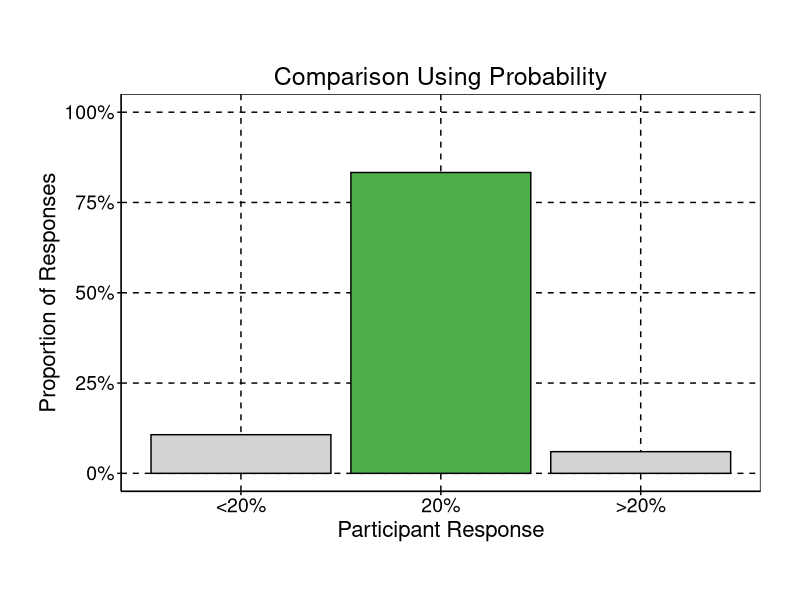
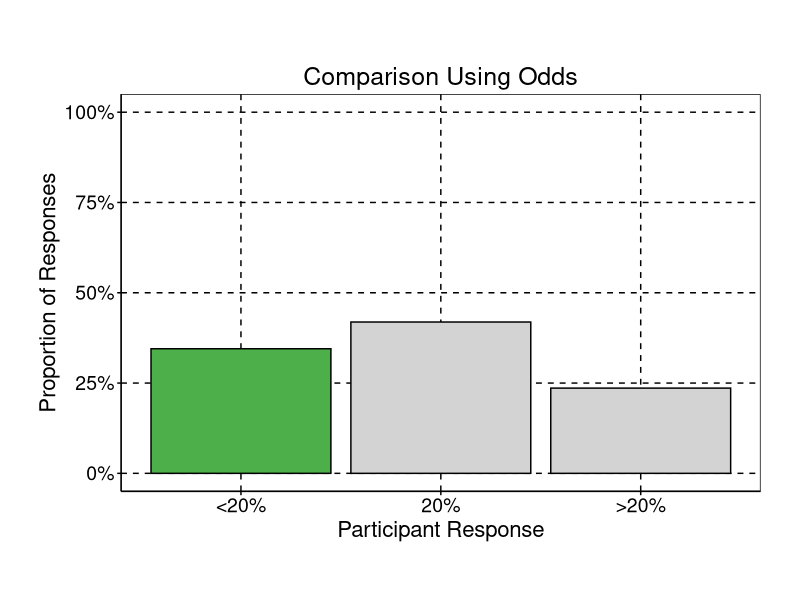
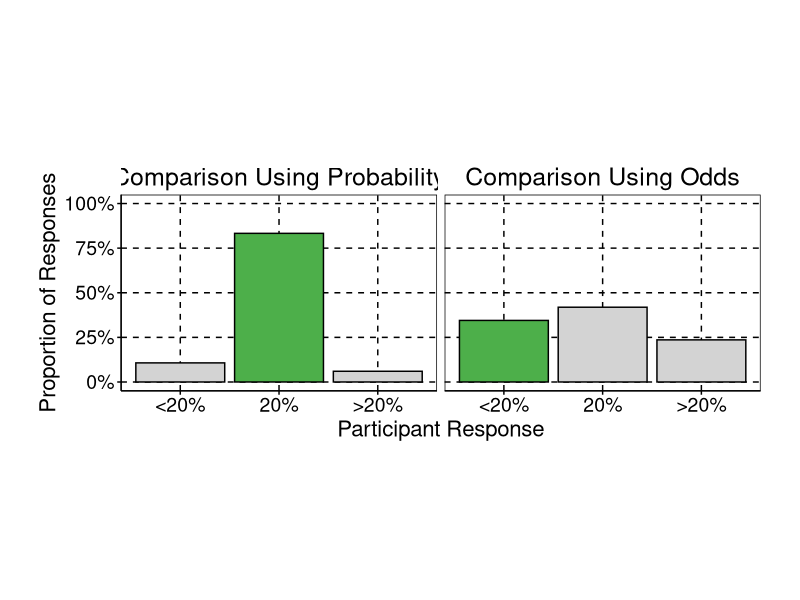
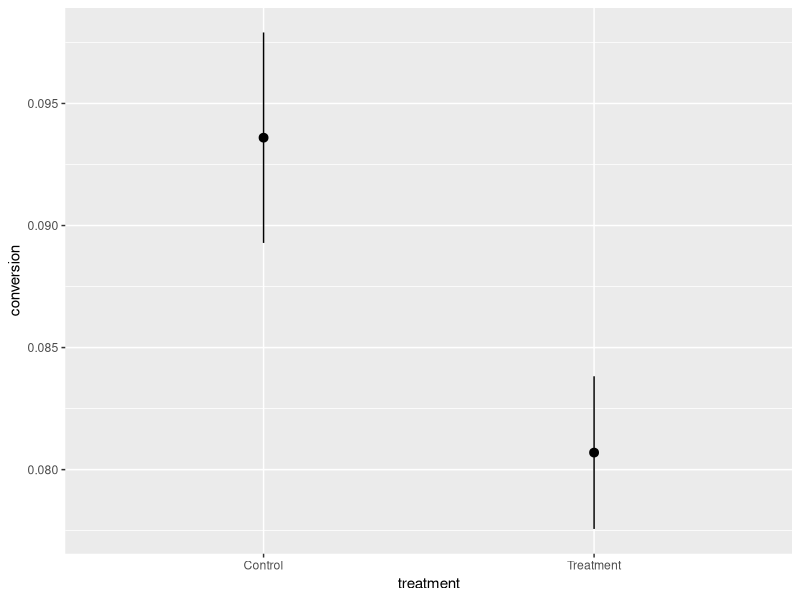
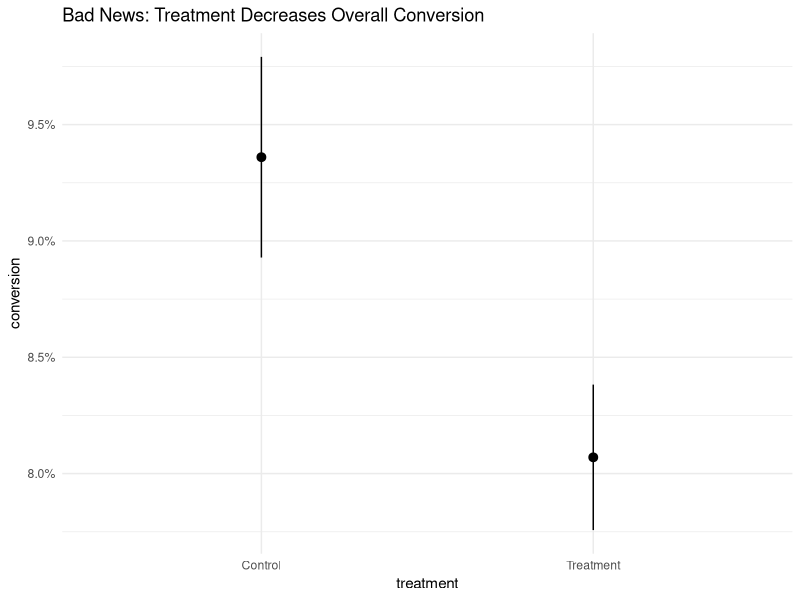
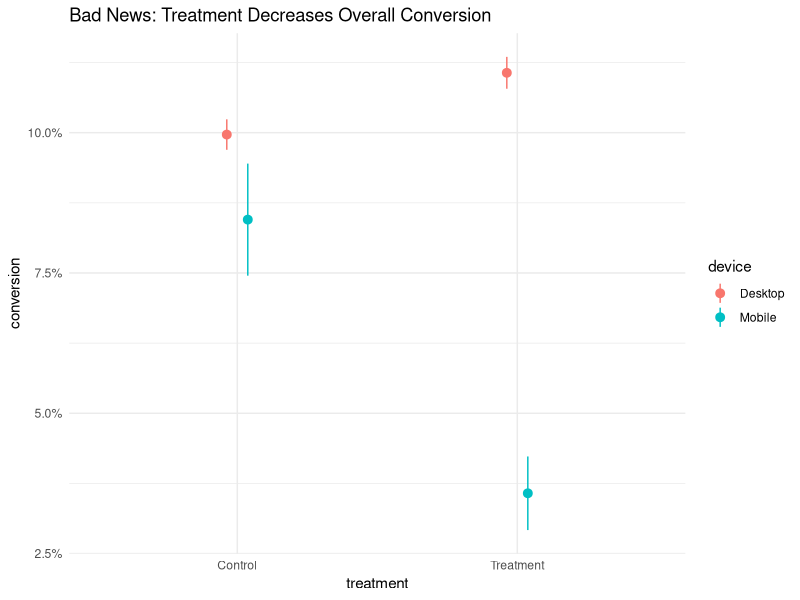

The R source for these figures, in order:
## ---- chunk 1
#| echo: false
#| warning: false
#| message: false

library(tidyverse)
library(marginaleffects)

options(width = 10000)
options(marginaleffects_print_column_names = 10000)
options(marginaleffects_print_type = FALSE)
options(digits = 2)

od <- tibble::tribble(
  ~device,         ~population_weight, ~experiment_weight, ~p_control, ~p_treat,
  "Desktop",         0.6,     0.94,        0.1,     0.11,
  "Mobile",         0.4,    0.06,          0.08,     0.03
)

population_weights <- od %>% 
                      select(device, population_weight, experiment_weight) 


withr::with_seed(1, {
  
experiment_data <- od %>% 
                   sample_n(100000, weight = experiment_weight, replace=T) %>% 
                   group_by(device) %>% 
                   mutate(
                     treatment = sample(c('Treatment','Control'), size = n(), replace=T),
                     p = case_match(treatment, 'Treatment' ~ p_treat, .default = p_control),
                     conversion = rbinom(n(), 1, p)
                   ) %>% 
                   ungroup

})
# 
# a = od %>% summarise_at(vars(starts_with('p_')), ~weighted.mean(., experiment_weight))
# b = od %>% summarise_at(vars(starts_with('p_')), ~weighted.mean(., population_weight))
# 
# bind_rows(a, b) %>%
#   mutate(lift = map2_dbl(p_treat, p_control, lift))
## ---- chunk 2
#| echo: false
polls <- tribble(
  ~'prop', ~'response', ~"prompt", ~"correct", 
  0.107, "<20%", "Probability", 0,
  0.833, "20%", "Probability", 1,
  0.06,  ">20%", "Probability", 0,
  .345, "<20%", "Odds", 1,
  .419, "20%", "Odds", 0,
  .236, ">20%", "Odds", 0
) %>% 
  mutate(
    response = factor(response, levels = c("<20%", "20%", ">20%"), ordered = T),
    prompt = fct_rev(prompt),
    correct = factor(correct)
  ) 

my_labeller <- function(variable,value){
  return(str_c('Comparison Using ', value))
}


polls %>% 
  filter(prompt=='Probability') %>% 
  ggplot(aes(response, prop, fill=correct)) + 
  geom_col(color='black') +
  facet_wrap(~prompt, labeller = my_labeller) + 
  scale_y_continuous(labels = scales::percent) + 
  scale_fill_manual(values = c('light gray', '#4DAF4A')) + 
  labs(x='Participant Response', 
       y = 'Proportion of Responses') + 
  guides(fill='none') + 
  theme(
    aspect.ratio = 1 / 1.61,
    panel.background = element_rect(fill = "transparent", colour = 'black'),
    plot.background = element_rect(fill = "transparent", colour = NA),
    axis.title = element_text(colour = "black", size = 16),
    axis.text = element_text(colour = "black", size = 14),
    axis.ticks = element_line(colour = "black"),
    axis.line = element_line(colour = "black"),
    strip.background = element_rect(fill = "transparent", colour = NA),
    strip.text = element_text(colour = "black", size = 18),
    panel.grid.major = element_line(colour = "black", linetype = "dashed"), # Major grid lines
    panel.grid.minor = element_blank(),
    legend.background = element_rect(fill = "transparent", colour = NA),
    legend.text = element_text(colour = "black"),
    legend.title = element_text(colour = "black"),
    legend.key = element_rect(fill = "transparent", colour = NA),
    title = element_text(color="black"),
    plot.margin=grid::unit(c(1,1,1,1), "cm")
  ) + 
  scale_y_continuous(labels = scales::percent, limits = c(0, 1)) -> p1

p1
## ---- chunk 3
#| echo: false
polls %>% 
  filter(prompt=='Odds') %>% 
  ggplot(aes(response, prop, fill=correct)) + 
  geom_col(color='black') +
  facet_wrap(~prompt, labeller = my_labeller) + 
  scale_fill_manual(values = c('light gray', '#4DAF4A')) + 
  labs(x='Participant Response', 
       y = 'Proportion of Responses') + 
  guides(fill='none') + 
  theme(
    aspect.ratio = 1 / 1.61,
    panel.background = element_rect(fill = "transparent", colour = 'black'),
    plot.background = element_rect(fill = "transparent", colour = NA),
    axis.title = element_text(colour = "black", size = 16),
    axis.text = element_text(colour = "black", size = 14),
    axis.ticks = element_line(colour = "black"),
    axis.line = element_line(colour = "black"),
    strip.background = element_rect(fill = "transparent", colour = NA),
    strip.text = element_text(colour = "black", size = 18),
    panel.grid.major = element_line(colour = "black", linetype = "dashed"), # Major grid lines
    panel.grid.minor = element_blank(),
    legend.background = element_rect(fill = "transparent", colour = NA),
    legend.text = element_text(colour = "black"),
    legend.title = element_text(colour = "black"),
    legend.key = element_rect(fill = "transparent", colour = NA),
    title = element_text(color="black"),
    plot.margin=grid::unit(c(1,1,1,1), "cm")
  ) + 
  scale_y_continuous(labels = scales::percent, limits = c(0, 1)) -> p2

p2
## ---- chunk 4
#| echo: false
polls %>% 
  ggplot(aes(response, prop, fill=correct)) + 
  geom_col(color='black') +
  facet_wrap(~prompt, labeller = my_labeller) + 
  scale_fill_manual(values = c('light gray', '#4DAF4A')) + 
  labs(x='Participant Response', 
       y = 'Proportion of Responses') + 
  guides(fill='none') + 
  theme(
    aspect.ratio = 1 / 1.61,
    panel.background = element_rect(fill = "transparent", colour = 'black'),
    plot.background = element_rect(fill = "transparent", colour = NA),
    axis.title = element_text(colour = "black", size = 16),
    axis.text = element_text(colour = "black", size = 14),
    axis.ticks = element_line(colour = "black"),
    axis.line = element_line(colour = "black"),
    strip.background = element_rect(fill = "transparent", colour = NA),
    strip.text = element_text(colour = "black", size = 18),
    panel.grid.major = element_line(colour = "black", linetype = "dashed"), # Major grid lines
    panel.grid.minor = element_blank(),
    legend.background = element_rect(fill = "transparent", colour = NA),
    legend.text = element_text(colour = "black"),
    legend.title = element_text(colour = "black"),
    legend.key = element_rect(fill = "transparent", colour = NA),
    title = element_text(color="black"),
    plot.margin=grid::unit(c(1,1,1,1), "cm")
  ) + 
  scale_y_continuous(labels = scales::percent, limits = c(0, 1)) 
## ---- chunk 5
#| echo: true

model <- glm(conversion ~ treatment*device, 
  data=experiment_data,
  family = binomial())
## ---- chunk 6
#| echo: true
lift <- function(treated, control){
  diff <- mean(treated) - mean(control)
  diff / mean(control)
}
## ---- chunk 7
#| echo: false
lift <- function(hi, lo){
  diff <- mean(hi) - mean(lo)
  diff / mean(lo)
}
## ---- chunk 8
#| echo: false
#| eval: true
avg_comparisons(model=model, variables = 'treatment', comparison = lift) ->d


select(d, -contrast) %>% 
  select(term, estimate, std.error, p.value,  starts_with('conf'))
## ---- chunk 9
#| echo: false
#| eval: true
avg_comparisons(model=model, variables = 'treatment', comparison = lift,
                by = 'device')-> d


select(d, -contrast) %>% 
  select(term, device, estimate, std.error, p.value, starts_with('conf'))

## ---- chunk 10
population_weights
## ---- chunk 11
#| echo: false
#| eval: true

weighted_lift <- function(hi, lo, w){
  diff <- weighted.mean(hi, w) - weighted.mean(lo, w)
  diff / weighted.mean(lo, w)
}

avg_comparisons(model=model, variables = 'treatment',
                newdata = population_weights,
                comparison=weighted_lift,
                wts='population_weight')-> d


select(d, -contrast) %>% 
  select(term, estimate,  std.error, p.value,  starts_with('conf'))
## ---- chunk 12
#| fig-height: 4
population_weights_w_treat <- population_weights %>% 
                              crossing(
                                treatment = c('Treatment','Control')
                              )
plot_predictions(model=model,  
                 by = 'treatment', 
                 newdata = population_weights_w_treat, 
                 wts='population_weight')

## ---- chunk 13
#| fig-height: 4
#| code-line-numbers: "4-6"

plot_predictions(model=model,  
                 by = 'treatment', 
                 newdata = population_weights_w_treat, wts='population_weight') + 
  scale_y_continuous(labels = scales::percent) + 
  theme_minimal()+
  labs(title='Bad News: Treatment Decreases Overall Conversion')
## ---- chunk 14
#| fig-height: 4
#| code-line-numbers: "2"

plot_predictions(model=model,  
                 by = c('treatment', 'device'), 
                 newdata = population_weights_w_treat, wts='population_weight') + 
  scale_y_continuous(labels = scales::percent) + 
  theme_minimal()+
  labs(title='Bad News: Treatment Decreases Overall Conversion')
